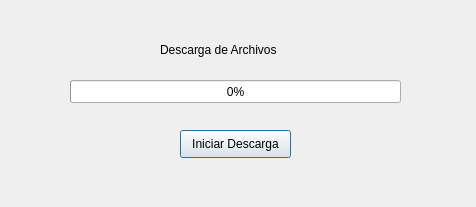
<?xml version="1.0" encoding="UTF-8"?>
<ui version="4.0">
 <class>Descarga_Dialog</class>
 <widget class="QDialog" name="Descarga_Dialog">
  <property name="geometry">
   <rect>
    <x>0</x>
    <y>0</y>
    <width>476</width>
    <height>207</height>
   </rect>
  </property>
  <property name="windowTitle">
   <string>Gestor de Descargas</string>
  </property>
  <widget class="QLabel" name="lbl_descarga">
   <property name="geometry">
    <rect>
     <x>160</x>
     <y>40</y>
     <width>131</width>
     <height>20</height>
    </rect>
   </property>
   <property name="text">
    <string>Descarga de Archivos</string>
   </property>
  </widget>
  <widget class="QProgressBar" name="pgb_descarga">
   <property name="geometry">
    <rect>
     <x>70</x>
     <y>80</y>
     <width>331</width>
     <height>23</height>
    </rect>
   </property>
   <property name="value">
    <number>0</number>
   </property>
  </widget>
  <widget class="QPushButton" name="btn_descarga">
   <property name="geometry">
    <rect>
     <x>180</x>
     <y>130</y>
     <width>111</width>
     <height>28</height>
    </rect>
   </property>
   <property name="text">
    <string>Iniciar Descarga</string>
   </property>
  </widget>
 </widget>
 <resources/>
 <connections/>
</ui>
